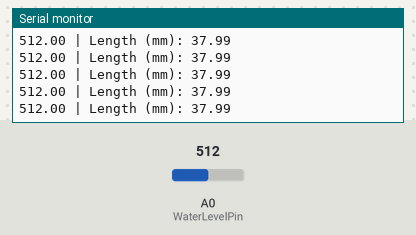
A sketch run on a simulated Arduino Uno, built with avr-gcc and run on an emulated ATmega328P. Shown: the last lines printed to the serial monitor. The test bench sets the inputs (shaded band); at power-on: A0 (WaterLevelPin) = 512.

Above: at 4.2 s.
4.3 s: A0 (WaterLevelPin) set to 148
At 4.35 s:
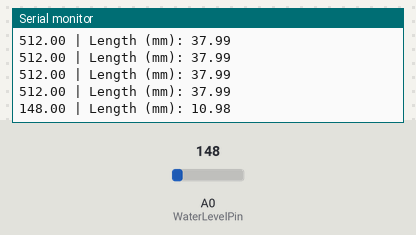
7.3 s: A0 (WaterLevelPin) set to 126
At 7.39 s:
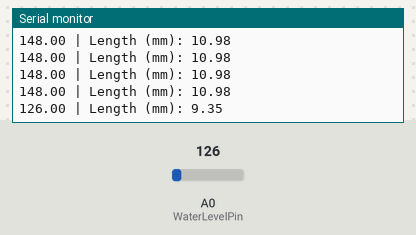
Timing chart, 0 to 9.8 s (numbered marks = the images above; inputs shaded):
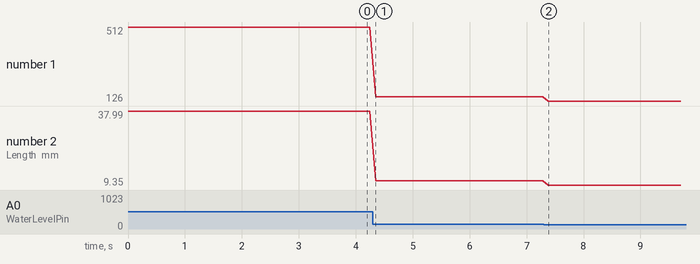

The sketch:

water_sensor_test.ino
```cpp
// This test can be used to calibrate the water sensor for use in a tank.
// You'll have to run the code and take a reading to find the appropriate value for SensorMaxima

#define WaterLevelPin A0  // The sensor works by taking an analogue Voltage reading
#define SensorMaxima 566  // this is the max analogue reading (out of 1023)
                          // when the sensor is completely dipped in liquid.
#define heightOffset 0    // This is the distance of sensor from base of tank in mm
#define SensorLength 42   // This is the length of the conducting part of the sensor in mm

void setup() {
  Serial.begin(9600);
}

void loop() {
  float waterVoltage = analogRead(WaterLevelPin);
  Serial.print(waterVoltage); // Raw ADC Voltage Reading. Use to define SensorMaxima
  Serial.print(" | Length (mm): ");
  float waterLevel = heightOffset + (waterVoltage*SensorLength)/SensorMaxima; // Level of water in mm
  Serial.println(waterLevel);
  delay(100);
}
```

Measured:
- after the input at 4.3 s, the serial monitor: prints a new line after 0.05 s (image 1)
- after the input at 7.3 s, the serial monitor: prints a new line after 0.08 s (image 2)
- plotted number 1: 512 → 148 after the input at 4.3 s, 148 → 126 after the input at 7.3 s
- plotted number 2: 37.99 → 10.98 after the input at 4.3 s, 10.98 → 9.35 after the input at 7.3 s
